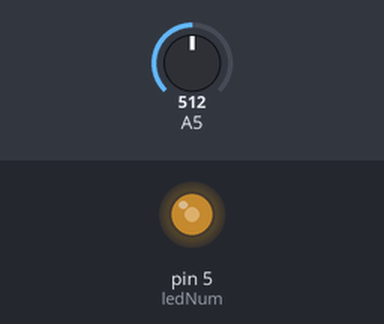
Bench run of a sketch on a simulated Arduino Uno, built with avr-gcc and run on an emulated ATmega328P. Parts: output pins drawn as LEDs (lit = HIGH). The test bench sets the inputs (shaded band); at power-on: A5 = 512.

Above: at 1.2 s.
1.3 s: A5 set to 716
At 2.0 s:
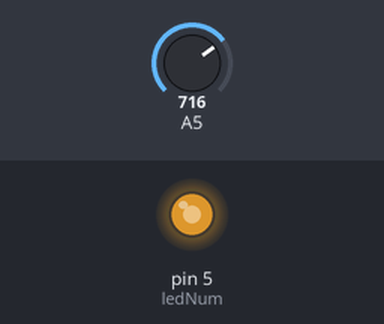
2.8 s: A5 set to 900
At 3.1 s:
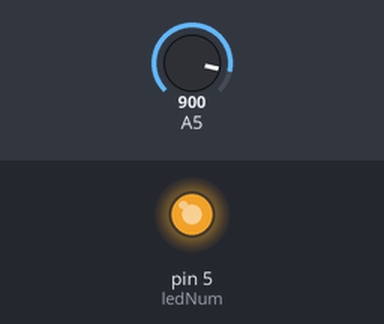
4.3 s: A5 set to 122
At 5.5 s:
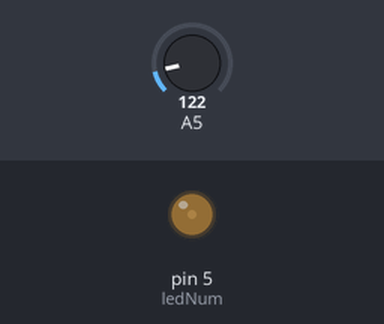
5.8 s: A5 set to 0
At 6.6 s:
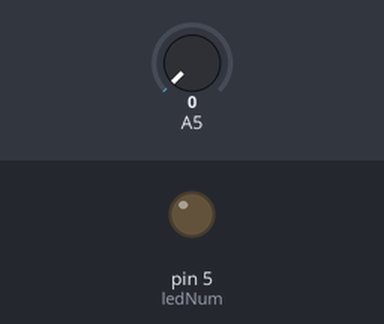
7.3 s: A5 set to 511
At 7.8 s:
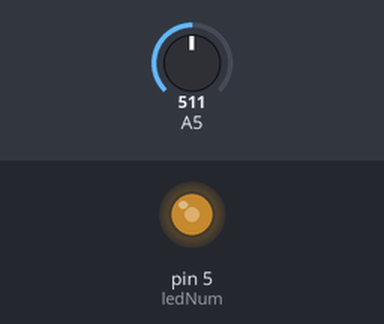
Timing chart, 0 to 9.8 s (numbered marks = the images above; inputs shaded):
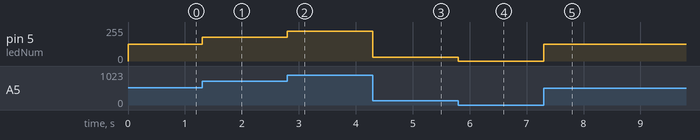

Measured:
- after the input at 1.3 s, pin 5 (ledNum): 127/255 → 178/255 at once
- after the input at 2.8 s, pin 5 (ledNum): 178/255 → 224/255 at once
- after the input at 4.3 s, pin 5 (ledNum): 224/255 → 30/255 at once
- after the input at 5.8 s, pin 5 (ledNum): 30/255 → 0/255 at once
- after the input at 7.3 s, pin 5 (ledNum): 0/255 → 127/255 at once

The sketch:

User_Program2_2.ino
```cpp
/*Software 1073 Arduino BoeBots
User Program
Method stubs are pre-made. add your own code to complete the challenge!

Program Task: Dim the led on pin 5 using the potentiometer, so that as the potentiometer is turned, the brightness is adjusted
Feel free to view the example program within the same folder if you need help!
*/
#include "Potentiometer.h"
int ledNum = 5;
int potentiometerNum = 5;
int potBrightness = 0;
int finalBrightness = 0;
void setup(){
pinMode(ledNum, OUTPUT);
}

void loop(){
potBrightness = analogRead(5);
finalBrightness = map(potBrightness, 0, 1023, 0, 255);
analogWrite(ledNum, finalBrightness);
}
```

Potentiometer.cpp
```cpp
#include "Arduino.h"
#include "Potentiometer.h"

Potentiometer::Potentiometer(int thePinNum)
{
	pinNum = thePinNum;
}

int Potentiometer::getValue()
{
	return analogRead(pinNum);
}

int Potentiometer::getPercent()
{
	return (Potentiometer::getValue()/1023)*100;
}
```

Potentiometer.h
```cpp
#ifndef Potentiometer_h
#define Potentiometer_h

class Potentiometer {
private:
	int pinNum;
public:
	Potentiometer(int thePinNum);
	int getValue();
	int getPercent();
};

#endif
```
